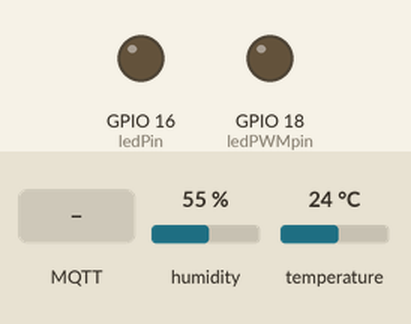
The sketch below on a simulated ESP32. Shown: output pins drawn as LEDs (lit = HIGH). The inputs (shaded band) are chosen by the test bench; at power-on: humidity 55 %, temperature 24 °C. WiFi joins after 1.5 s; servers stay silent unless stated; no MQTT or app messages arrive unless stated; what the sketch prints to the serial monitor is not drawn.

Above: at 3.2 s.
3.3 s: MQTT message "on" arrives on the first subscribed topic
At 4.2 s:
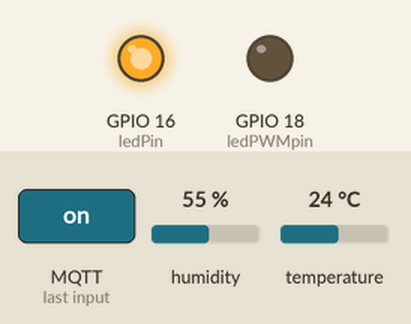
4.8 s: MQTT message "5" arrives on the second subscribed topic
At 5.4 s:
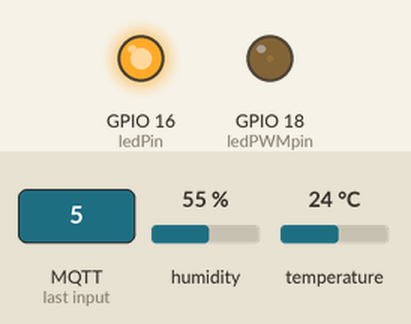
6.3 s: MQTT message "off" arrives on the first subscribed topic
At 7.5 s:
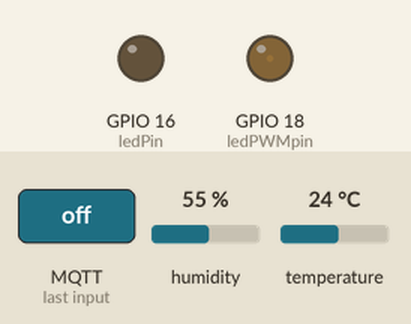
7.8 s: MQTT message "90" arrives on the second subscribed topic
At 8.9 s:
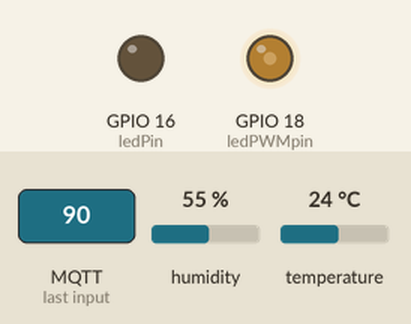
9.3 s: MQTT message "on" arrives on the first subscribed topic
At 10.0 s:
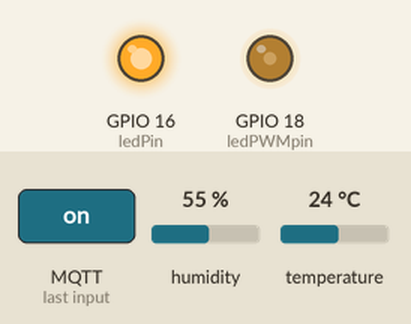
Timing chart, 0 to 11.8 s (numbered marks = the images above; inputs shaded):
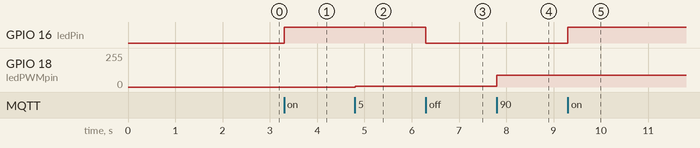

The sketch:

dht_one_topic.ino
```cpp
#include <Arduino.h>
#include <WiFi.h>
#include <PubSubClient.h>
#include <DHT.h>

const char* ssid = "microelectronics";
const char* password = "microelectronics2018";

// Replace with your IP
const char* mqtt_server = "xxx.xxx.xxx.xxx";
int mqtt_port = 1883;

unsigned long last = 0;
const int ledPin = 16;
const int ledPWMpin = 18;
const int dhtPin = 21;
String message;
bool state = false;

WiFiClient espClient;
PubSubClient client(espClient);

// setting PWM properties
const int freq = 5000;
const int ledChannel = 0;
const int resolution = 8;

#define DHTTYPE DHT11
DHT dht(dhtPin, DHTTYPE);

void setup(){
  pinMode(ledPWMpin, OUTPUT);
  pinMode(ledPin, OUTPUT);

  ledcSetup(ledChannel, freq, resolution);
  ledcAttachPin(ledPWMpin, ledChannel);

  Serial.begin(115200);

  dht.begin();

  WiFi.begin(ssid, password);
  Serial.print("Connecting.");
  while (WiFi.status() != WL_CONNECTED) {
    Serial.print(".");
    delay(500);
  }
  Serial.print("\nWiFi connected - IP address: ");
  Serial.println(WiFi.localIP());
  delay(500);

  client.setServer(mqtt_server, 1883);
  client.setCallback(callback);
}

void callback(char* topic, byte* payload, unsigned int length) {
  for (int i = 0; i < length; i++){
    message += (char)payload[i];
  }
  Serial.print("Message arrived [");
  Serial.print(String(topic));
  Serial.print("/");
  Serial.print(String(message));
  Serial.println("] ");

  if (String(topic) == "esp32/out"){
    if (message == "on") {
      digitalWrite(ledPin, HIGH);
    }
    else if (message == "off"){
      digitalWrite(ledPin, LOW);
    }
  }
  else if (String(topic) == "esp32/pwm"){
    ledcWrite(ledChannel, message.toInt());
  }
  message = "";
}

void reconnect(){
  // Loop until we're reconnected
  while (!client.connected()){
    Serial.println("Attempting MQTT connection...");
    if (client.connect("ESP32 client")){
      Serial.println("Connected");
      client.subscribe("esp32/out");
      client.subscribe("esp32/pwm");
    }
    else{
      Serial.print(client.state());
      Serial.println("Failed - Try again in 5 seconds");
      delay(5000);
    }
  }
}

void loop(){
  if (!client.connected()) {
    reconnect();
  }

  client.loop();

  if (millis() > last + 2000){
    last = millis();

    float h = dht.readHumidity();
    float t = dht.readTemperature();

    if (isnan(h) || isnan(t)) {
      Serial.println("Failed to read from DHT sensor!");
      return;
    }

    String metrics = "TEMP" + String(t) + "HUM" + String(h);

    client.publish("esp32/temphum", metrics.c_str());
  }
}
```

Measured:
- after the input at 3.3 s, GPIO 16 (ledPin): LOW → HIGH at once
- after the input at 4.8 s, GPIO 18 (ledPWMpin): 0/255 → 5/255 at once
- after the input at 6.3 s, GPIO 16 (ledPin): HIGH → LOW at once
- after the input at 7.8 s, GPIO 18 (ledPWMpin): 5/255 → 90/255 at once
- after the input at 9.3 s, GPIO 16 (ledPin): LOW → HIGH at once
